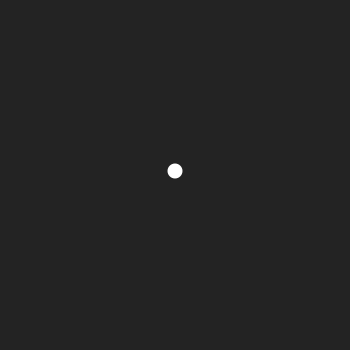
Frame 1 (no input)
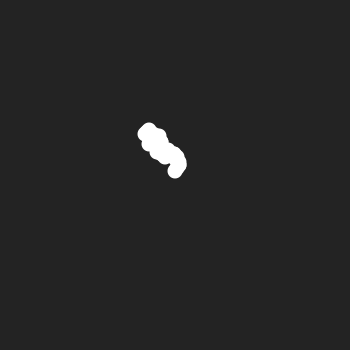
Frame 60 (the mouse pressed at the canvas centre just before this capture)
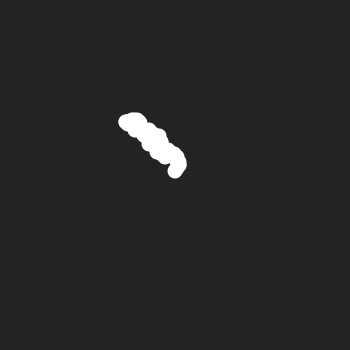
Frame 120 (the mouse held since frame 60 and released just before this capture)

The Processing sketch that drew these frames (run headless with seeded random() and noise(); from frame 60 on, the mouse is pressed at the canvas centre):

// Processing sketch: exercise_7
// ── exercise_7.pde
PerlinWalker walker;

void setup() {
  size(350, 350); 
  background(35); 
  walker = new PerlinWalker(width / 2, height / 2); 
}

void draw() {
  walker.step();
  walker.render(); 
}

// ── PerlinWalker.pde
class PerlinWalker {
  int x; 
  int y; 
  float t;
  
  PerlinWalker(int x, int y) {
    this.x = x;
    this.y = y;
    this.t = 0; 
  }
  
  void step() {
    //specifially basing just the stepsize on perlin noise
    int directions[] = {-1, 0, 1};
    int directionx = (int)random(3);
    int directiony = (int)random(3);
    
    float stepSize = map(noise(this.t), 0, 1, 0, 5);

    this.x += (stepSize * directions[directionx]);
    this.y += (stepSize * directions[directiony]);
    
    this.t += 0.1; 
  }
  
  void render() {
    fill(255);
    noStroke(); 
    circle(this.x, this.y, 15); 
  }
}
